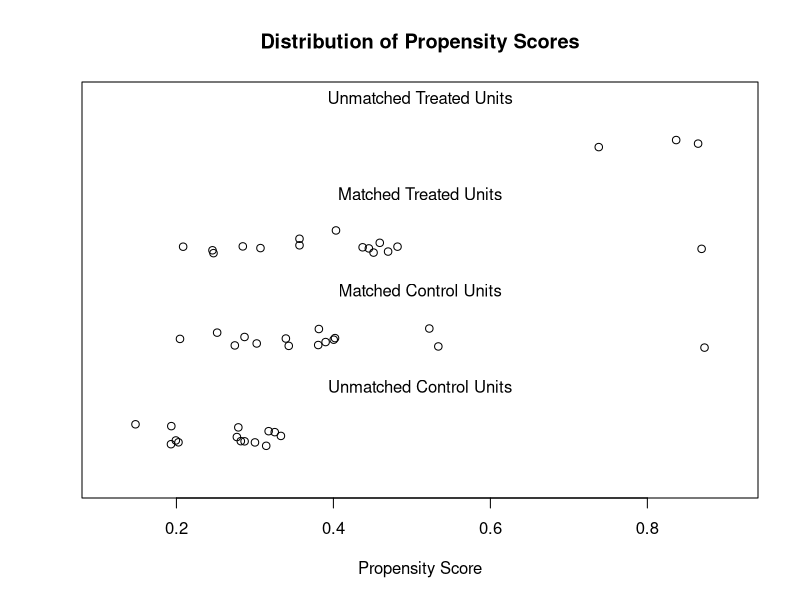
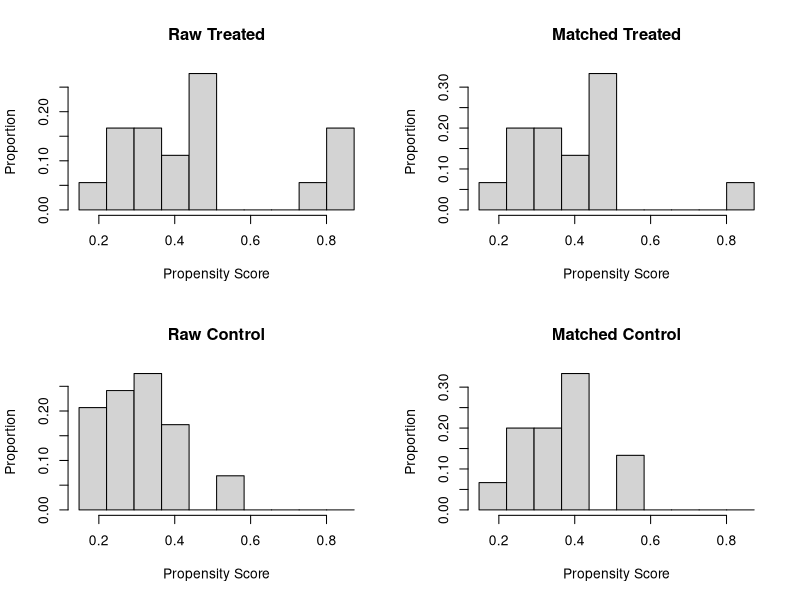
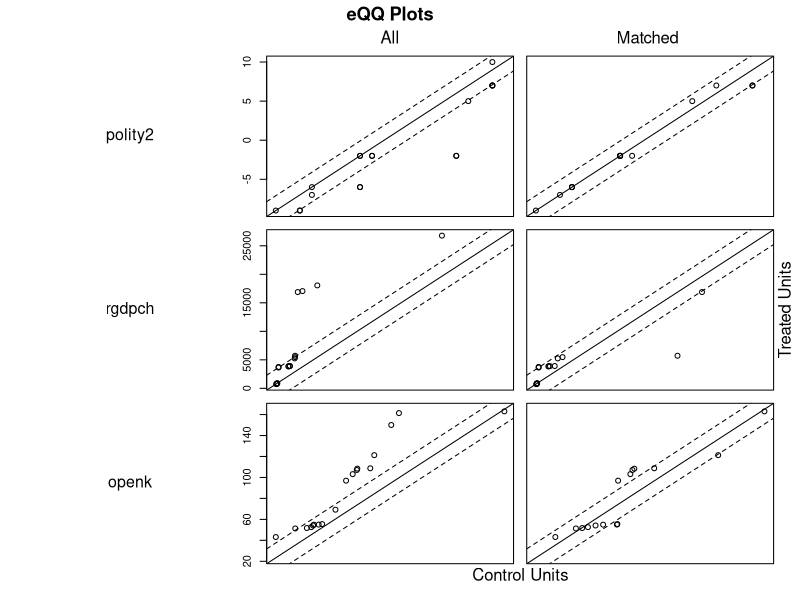
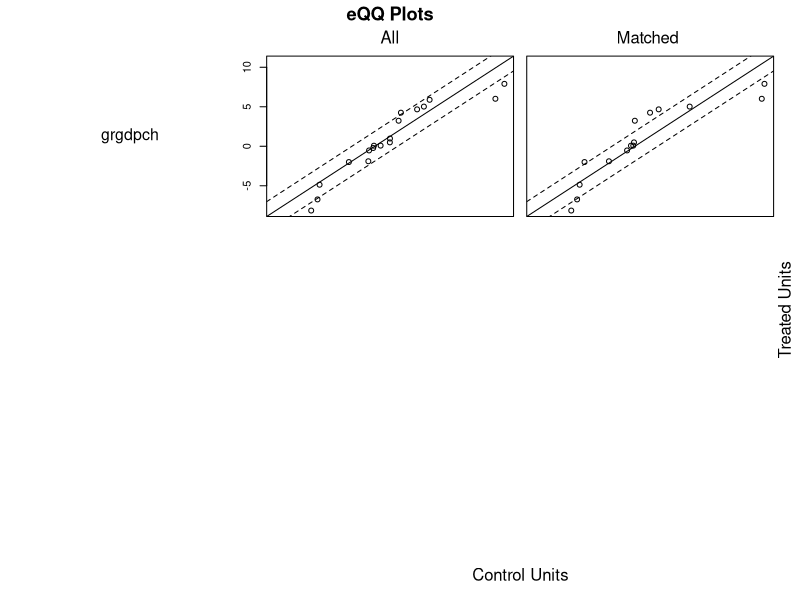

Source code (R) for these figures, in order: (Note: this script raises an error after producing the figures.)
# James Hollyer
# January 25, 2010
# Purpose: To match panels of autocratic countries that sign the CAT to those 
# that do not.
# Data Input: For_Matching.dta
# Data Output: Matched.dta

# Set the working directory to that used for the PTA paper.
setwd("C:/Users/anike/Downloads/R stuff/dataverse_files")

# Load the Necessary Packages
library(arm)
library(MatchIt)
library(Matching)
library(foreign)

# Read the data into R
ptas <- read.dta("baccini_survival2.dta")
attach(ptas)
ptas <- ptas[complete.cases(ptas),]
# The following will run a genetic matching algorithm on the collapsed Baccini
# data and will run matching diagnostics.
matchptas <- matchit(pta_lead_sign ~ polity2 + rgdpch + openk + grgdpch, caliper = 0.5, data=ptas, replace = FALSE, method="nearest")

summary(matchptas)

plot(matchptas, type="jitter")
plot(matchptas, type="hist")
plot(matchptas, type="QQ")

matchPTAs<-match.data(matchptas)
write.dta(matchPTAs, file="baccinimatched2.dta")
